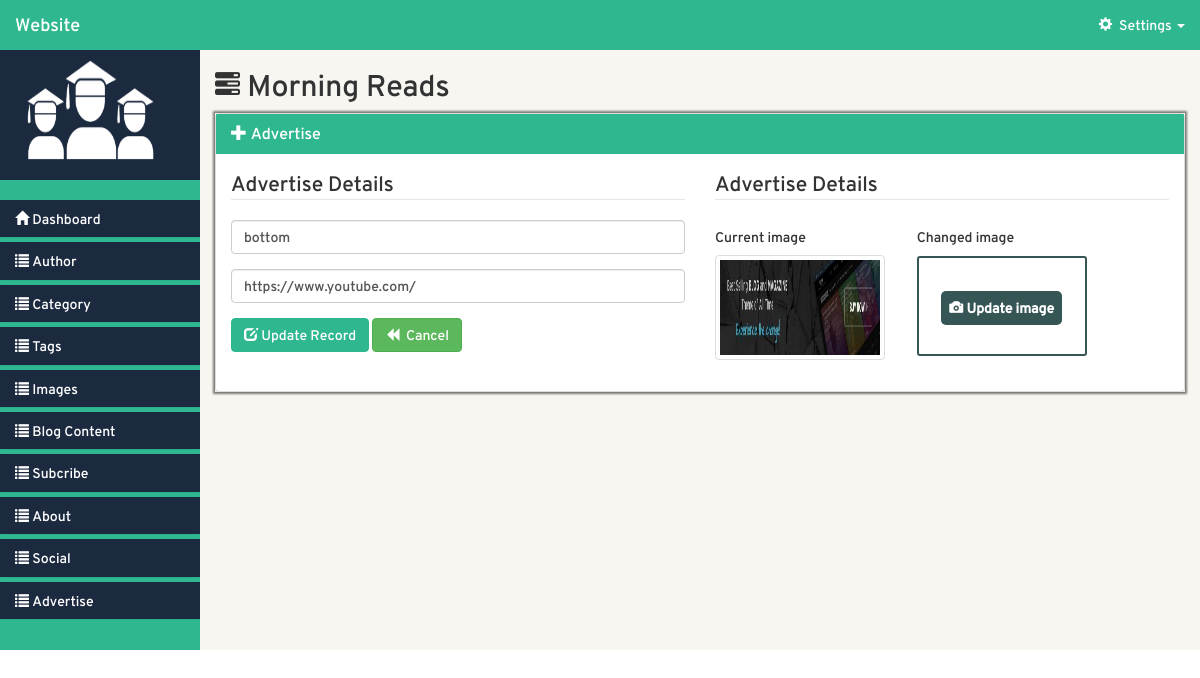
Screenshot of /admin-website/views/index.php?page=Advertise_update&id=1 (signed in) with the database file from the repository.
### tables this page shows
CREATE TABLE `advertise` (
  `id` int(11) NOT NULL,
  `category` text NOT NULL,
  `links` text NOT NULL,
  `file` text NOT NULL
);

### admin-website/src/Advertise.php (called while the page is built, shortened)
<?php
class Advertise {
	private $db;
	private static $table="advertise";
	public $id;
	public $directory = "images";
	function __construct() {
		try {
			$this->db = new PDO('mysql:host='.DB_HOST.';dbname='.DB_NAME,DB_USER,DB_PASSWORD);
			$this->db->setAttribute(PDO::ATTR_ERRMODE, PDO::ERRMODE_EXCEPTION);
			$query1 = $this->db->prepare('SET CHARACTER SET utf8');
			$query = $this->db->prepare("SET SESSION collation_connection ='utf8_general_ci'");
		    $query1->execute();
		    $query->execute();
		} catch (PDOException $e) {
			echo $e->getMessage();
		}
	}
	public function db_fields() {
		try {
			$stmt = $this->db->prepare("SHOW fields from ".self::$table);
			$stmt->execute();
			$fields = array();
			if($stmt->rowCount() > 0) {
				while($row = $stmt->fetch(5)) {
					$fields[] = $row->Field;
				}
			}
			return $fields;
		} catch (PDOException $e) {
			echo $e->getMessage();
		}
	}
	public function image_path() {
		return $this->directory;
	}
	public function prepare($record) {
		$attributes = $this->db_fields();
		return $this;
	}
	public function fetch() {
		try {
			$stmt = $this->db->prepare("SELECT * FROM ".self::$table." where id = :id");
			$stmt->execute(array(":id" => $this->id));
			if($stmt->rowCount() > 0) {
				return $stmt->fetch(5);
			}
		} catch (PDOException $e) {
			echo $e->getMessage();
		}
	}
}
$Advertise = new Advertise();
 ?>

### admin-website/src/model.php (called while the page is built, shortened)
<?php
    require_once LIB_PATH.DS.'Advertise.php';
 ?>

### admin-website/views/Advertise/update.php (the view, shortened to what this page needs)
<?php
  if(isset($_GET['id'])) {
    $record = $Advertise->prepare($_GET)->fetch();
  }
 ?>
<div class="col-md-9 col-lg-10 col-sm-7 col-xs-12 right-container">
  <div class="row header-section">
      <div class="col-md-12 header-title">
          <h2 class="h2"><span class="glyphicon glyphicon-tasks"></span><?php include '../layouts/title.php'; ?></h2>
      </div>
  </div>
  <div class="panel-group" id="body-accordion">
    <div class="panel panel-default main-body">
      <div class="panel-heading body-head">
        <h4 class="panel-title">
           <a data-toggle="collapse" data-parent="#body-accordion" href="#body-collapse">
          <span class="glyphicon glyphicon-plus"></span>&nbsp;Advertise</a>
        </h4>
      </div>
      <div id="body-collapse" class="panel-collapse collapse in">
         <div class="row main-part">
            <div class="col-md-12 inner-part">
              <div class="row section">
                <?php if($record) { ?>
                <form method="post" enctype="multipart/form-data">
                  <div class="col-md-6 left-part">
                        <legend>Advertise Details</legend>
                        <div class="form-group">
                          <input class="form-control" placeholder="Category" name="category" type="text" value="<?php if(isset($record)){echo $record->category;} ?>">
                        </div>
                        <div class="form-group">
                          <input class="form-control" placeholder="Links" name="links" type="text" value="<?php if(isset($record)){echo $record->links;} ?>">
                        </div>
                        <button type="submit" class="btn btn-primary" name="btn-update">
                          <span class="glyphicon glyphicon-edit"></span> Update Record
                        </button>
                        <a href="index.php?page=Advertise_read" class="btn btn-success"><span class="glyphicon glyphicon-backward"></span>&nbsp; Cancel</a>
                  </div>
                  <div class="col-md-6 right-part">
                        <legend>Advertise Details</legend>
                        <div class="form-group">
                          <div class="row">
                              <?php if (!empty($record->file)): ?>
                                <div class="col-md-5">
                                  <h5>Current image</h5>
                                  <img src="../<?php if(isset($record)) { echo $Advertise->image_path()."/".$record->file;}?>" class="img-thumbnail file">
                                </div>
                              <?php endif ?>
                              <div class="col-md-6">
                                <h5>Changed image</h5>
                                <div class="row img-upload-section">
                                  <div class="col-md-2">
                                  </div>
                                </div>
                                <label for="image" id="uploader"><span id="up_img"><span class="glyphicon glyphicon-camera"></span> Update image</span></label>
                              </div>
                          </div>
                        </div>
                  </div>
                  <?php } ?>
                </form>
              </div>
            </div>
         </div>
      </div>
    </div>
  </div>
</div>

### admin-website/css/styles.css (style rules this page uses)
* { margin: 0; padding: 0; -moz-box-sizing:border-box; }
body { font-family: 'overpassregular'; }
.inner-part { position: relative; }
::placeholder { font-family: 'overpassregular'; }
.main-body > .body-head { background-color: #2fb78f; color: white; }
.panel-title { border-radius: 0px; }
.panel-title > a { outline: none; border-radius: 0px; text-decoration: none; }
.panel-heading { border-radius: 0px; border: 0; }
#body-collapse { padding: 15px; }
.right-container { background: #f7f6f1; min-height: 600px; }
.glyphicon-tasks { font-size: 25px; }
.img-upload-section { position: relative; }
#uploader { color: white; border-radius: 3px; display: block; width: 170px; border: 2px solid #355655; height: 100px; text-align: center; line-height: 100px; }
#uploader #up_img { background: #355655; padding: 8px; border-radius: 5px; }
.file { width: 170px; height: 105px; }
.btn-primary { background-color: #2FB78F !important; border: 1px solid #2FB78F; }
#body-accordion { box-shadow: 0px 0px 2px 2px rgba(0,0,0,0.5); border: none; }

### rows the page displays
advertise: category "bottom", links "https://www.youtube.com/", file (picture)
